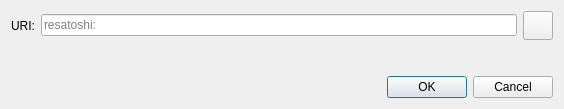
<?xml version="1.0" encoding="UTF-8"?>
<ui version="4.0">
 <class>OpenURIDialog</class>
 <widget class="QDialog" name="OpenURIDialog">
  <property name="geometry">
   <rect>
    <x>0</x>
    <y>0</y>
    <width>564</width>
    <height>109</height>
   </rect>
  </property>
  <property name="windowTitle">
   <string>Open bitcoin URI</string>
  </property>
  <layout class="QVBoxLayout" name="verticalLayout">
   <item>
    <layout class="QHBoxLayout" name="horizontalLayout">
     <item>
      <widget class="QLabel" name="label">
       <property name="text">
        <string>URI:</string>
       </property>
      </widget>
     </item>
     <item>
      <widget class="QValidatedLineEdit" name="uriEdit">
       <property name="placeholderText">
        <string notr="true">resatoshi:</string>
       </property>
      </widget>
     </item>
     <item>
      <widget class="QToolButton" name="pasteButton">
       <property name="toolTip">
        <string extracomment="Tooltip text for button that allows you to paste an address that is in your clipboard.">Paste address from clipboard</string>
       </property>
       <property name="text">
        <string/>
       </property>
       <property name="icon">
        <iconset resource="../bitcoin.qrc">
         <normaloff>:/icons/editpaste</normaloff>:/icons/editpaste
        </iconset>
       </property>
       <property name="iconSize">
        <size>
         <width>22</width>
         <height>22</height>
        </size>
       </property>
      </widget>
     </item>
    </layout>
   </item>
   <item>
    <spacer name="verticalSpacer">
     <property name="orientation">
      <enum>Qt::Vertical</enum>
     </property>
     <property name="sizeHint" stdset="0">
      <size>
       <width>20</width>
       <height>40</height>
      </size>
     </property>
    </spacer>
   </item>
   <item>
    <widget class="QDialogButtonBox" name="buttonBox">
     <property name="orientation">
      <enum>Qt::Horizontal</enum>
     </property>
     <property name="standardButtons">
      <set>QDialogButtonBox::Cancel|QDialogButtonBox::Ok</set>
     </property>
    </widget>
   </item>
  </layout>
 </widget>
 <customwidgets>
  <customwidget>
   <class>QValidatedLineEdit</class>
   <extends>QLineEdit</extends>
   <header>qt/qvalidatedlineedit.h</header>
  </customwidget>
 </customwidgets>
 <resources/>
 <connections>
  <connection>
   <sender>buttonBox</sender>
   <signal>accepted()</signal>
   <receiver>OpenURIDialog</receiver>
   <slot>accept()</slot>
   <hints>
    <hint type="sourcelabel">
     <x>248</x>
     <y>254</y>
    </hint>
    <hint type="destinationlabel">
     <x>157</x>
     <y>274</y>
    </hint>
   </hints>
  </connection>
  <connection>
   <sender>buttonBox</sender>
   <signal>rejected()</signal>
   <receiver>OpenURIDialog</receiver>
   <slot>reject()</slot>
   <hints>
    <hint type="sourcelabel">
     <x>316</x>
     <y>260</y>
    </hint>
    <hint type="destinationlabel">
     <x>286</x>
     <y>274</y>
    </hint>
   </hints>
  </connection>
 </connections>
</ui>
